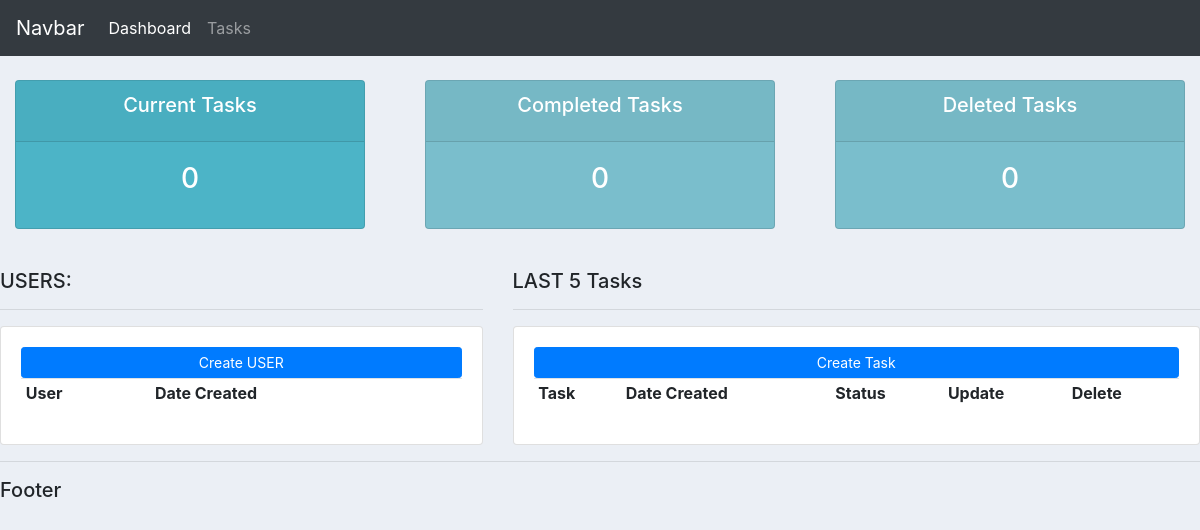
Before: / with the older database file.
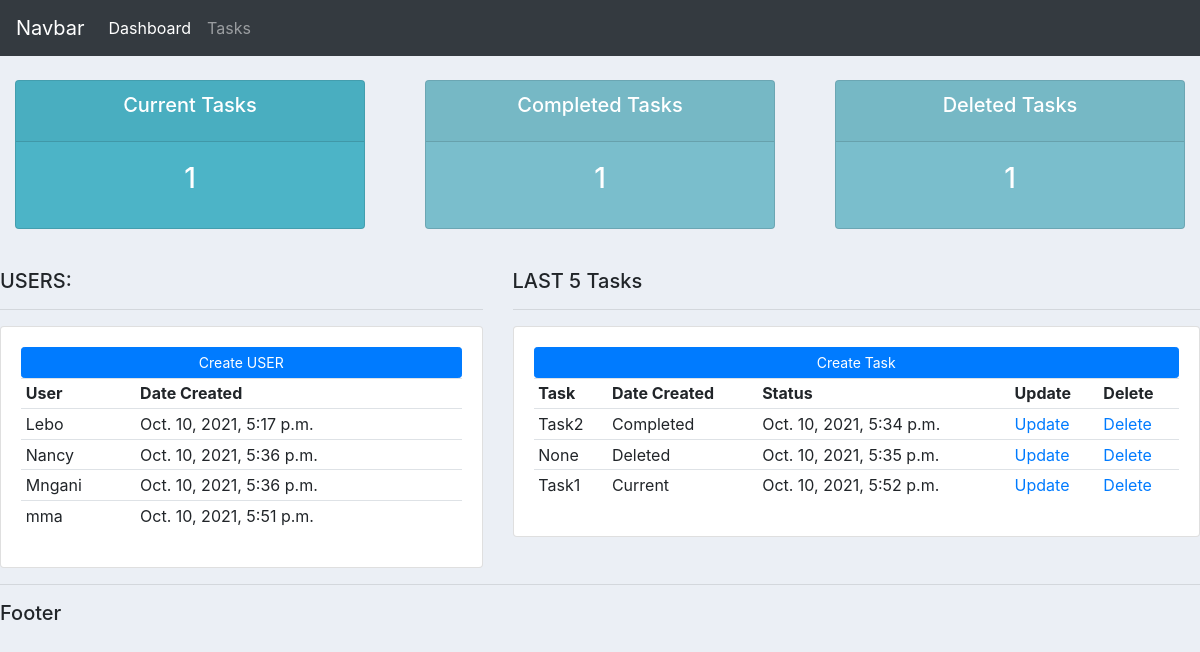
After: the same page with the newer database file.
### userAccount/models.py (models this page shows, shortened)
class User(models.Model):
    name = models.CharField(max_length=200, null=True)
    date_created = models.DateTimeField(auto_now_add=True, null=True)

class Condition(models.Model):
    STATUS = (
        ('Current', 'Current'),
        ('Deleted', 'Deleted'),
        ('Completed', 'Completed'),
    )
    user = models.ForeignKey(User, null=True, on_delete=models.SET_NULL)
    task = models.ForeignKey(Task, null=True, on_delete=models.SET_NULL)
    date_created = models.DateTimeField(auto_now_add=True, null=True)
    status = models.CharField(max_length=200, null=True, choices=STATUS)

class Task(models.Model):
    name = models.CharField(max_length=200, null=True)
    date_created = models.DateTimeField(auto_now_add=True, null=True)
    def __str__(self):
        return self.name

### userAccount/views.py (the view)
# urls.py: path('', views.index, name='index'),
def index(request):
    conditions = Condition.objects.all()
    users = User.objects.all()
    total_users = users.count()
    total_conditions = conditions.count()
    current = conditions.filter(status='Current').count()
    completed = conditions.filter(status='Completed').count()
    deleted = conditions.filter(status='Deleted').count()
    context = {
        'conditions': conditions,
        'users': users,
        'total_conditions': total_conditions,
        'current': current,
        'completed': completed,
        'deleted': deleted,
    }
    return render(request, 'userAccount/dashboard.html', context)

### userAccount/templates/userAccount/dashboard.html
{% extends 'userAccount/base.html' %}
{% block content %}
{% include 'userAccount/status.html' %}
<br>
<div class="row">
	<div class="col-md-5">
		<h5>USERS:</h5>
		<hr>
		<div class="card card-body">
			<a class="btn btn-primary  btn-sm btn-block" href="">Create USER</a>
			<table class="table table-sm">
				<tr>
					<th>User</th>
					<th>Date Created</th>
				</tr>
				{% for user in users %}
					<tr>
						<td>{{user.name}}</td>
						<td>{{user.date_created}}</td>
					</tr>
				{% endfor %}
			</table>
		</div>
	</div>
	<div class="col-md-7">
		<h5>LAST 5 Tasks</h5>
		<hr>
		<div class="card card-body">
			<a class="btn btn-primary  btn-sm btn-block" href="">Create Task</a>
			<table class="table table-sm">
				<tr>
					<th>Task</th>
					<th>Date Created</th>
					<th>Status</th>
					<th>Update</th>
					<th>Delete</th>
				</tr>
				{% for condition in conditions %}
					<tr>
						<td>{{condition.task}}</td>
						<td>{{condition.status}}</td>
						<td>{{condition.date_created}}</td>
						<td><a href="">Update</a></td>
						<td><a href="">Delete</a></td>
					</tr>
				{% endfor %}
			</table>
		</div>
	</div>
</div>
{% endblock %}

### userAccount/templates/userAccount/base.html (shortened to what this page needs)
{% load static %}
<html lang="en">
<head>
    <link rel="stylesheet" href="https://maxcdn.bootstrapcdn.com/bootstrap/4.0.0/css/bootstrap.min.css">
    <link rel="stylesheet" type="text/css" href="{% static '/css/style.css' %}">
</head>
<body>
    {% include 'userAccount/topbar.html' %}
    {% block content %}
    {% endblock %}
    <hr>
    <h5>Footer</h5>
</body>
</html>

### userAccount/templates/userAccount/topbar.html (shortened to what this page needs)
{% load static %}
<nav class="navbar navbar-expand-lg navbar-dark bg-dark">
  <a class="navbar-brand" href="#">Navbar</a>
  <div class="collapse navbar-collapse" id="navbarNav">
    <ul class="navbar-nav">
      <li class="nav-item active">
        <a class="nav-link" href="#">Dashboard</a>
      </li>
      <li class="nav-item">
        <a class="nav-link" href="#">Tasks</a>
      </li>
    </ul>
  </div>
</nav>

### userAccount/templates/userAccount/status.html
<br>
<div class="row">
	<div class="col">
		<div class="col-md">
			<div class="card text-center text-white  mb-3" id="total-tasks">
			  	<div class="card-header">
			  		<h5 class="card-title">Current Tasks</h5>
			  	</div>
			  	<div class="card-body">
			    	<h3 class="card-title">{{current}}</h3>
			  	</div>
			</div>
		</div>
	</div>
	<div class="col">
		<div class="col-md">
			<div class="card text-center text-white  mb-3" id="tasks-completed">
			  	<div class="card-header">
			  		<h5 class="card-title">Completed Tasks</h5>
			  	</div>
			  	<div class="card-body">
			    	<h3 class="card-title">{{completed}}</h3>
			  	</div>
			</div>
		</div>
	</div>
	<div class="col">
		<div class="col-md">
			<div class="card text-center text-white  mb-3" id="tasks-pending">
			  	<div class="card-header">
			  		<h5 class="card-title">Deleted Tasks</h5>
			  	</div>
			  	<div class="card-body">
			    	<h3 class="card-title">{{deleted}}</h3>
			  	</div>
			</div>
		</div>
	</div>
</div>

### static/css/style.css (style rules this page uses)
body { background-color: #ebeff5; }
#total-tasks { background-color: #4cb4c7; }
#tasks-completed { background-color: #7abecc; }
#tasks-pending { background-color: #7abecc; }

Changed rows visible on the page:
added User: name "Lebo", date_created "Oct. 10, 2021, 5:17 p.m."
added User: name "Nancy", date_created "Oct. 10, 2021, 5:36 p.m."
added User: name "Mngani", date_created "Oct. 10, 2021, 5:36 p.m."
added User: name "mma", date_created "Oct. 10, 2021, 5:51 p.m."
added Condition: task "Task2", status "Completed", date_created "Oct. 10, 2021, 5:34 p.m."
added Condition: task "None", status "Deleted", date_created "Oct. 10, 2021, 5:35 p.m."
added Condition: task "Task1", status "Current", date_created "Oct. 10, 2021, 5:52 p.m."
Other visible differences:
{{ current }}: "0" → "1"
{{ completed }}: "0" → "1"
{{ deleted }}: "0" → "1"
